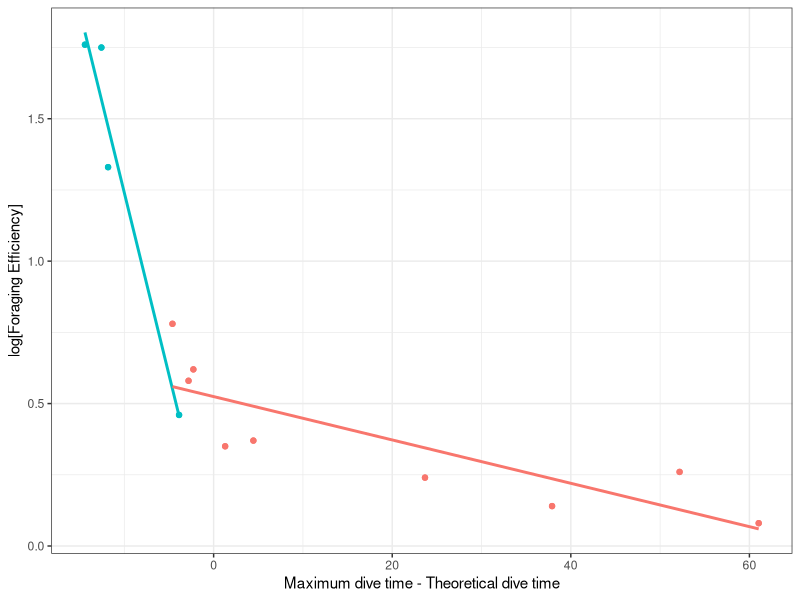

This chart was generated by the following R code:
####################################
# Figures for Jeremy's scaling paper
####################################

# load packages
library(dplyr)
library(ggplot2)
library(readxl)

# load data
#d_full <- read.csv("Cetacea model output NULL_EXTANT.csv")
d_full <- read.csv("Cetacea model output BOUT_EXTANT.csv")
#d_full <- read.csv("Cetacea model output NULL_ALL_ENP.csv")

d_sp <- read.csv("Stats by species.csv")


# Figure 2B

fig_2b <- ggplot(d_sp, aes())


# Figure 2C

fig_2c <- ggplot(data = d_sp, aes(DT.max...TADL, logEff_max.0.75, color = Group)) +
  geom_point() +
  geom_smooth(data = filter(d_sp, Group == "Rorqual"), method = lm, se = FALSE) +
  geom_smooth(data = filter(d_sp, Group == "Odontocete"), method = lm, se = FALSE) +  
  theme_bw() + guides(size=FALSE, color=FALSE) +
  labs(x = "Maximum dive time - Theoretical dive time", y = "log[Foraging Efficiency]")
fig_2c

